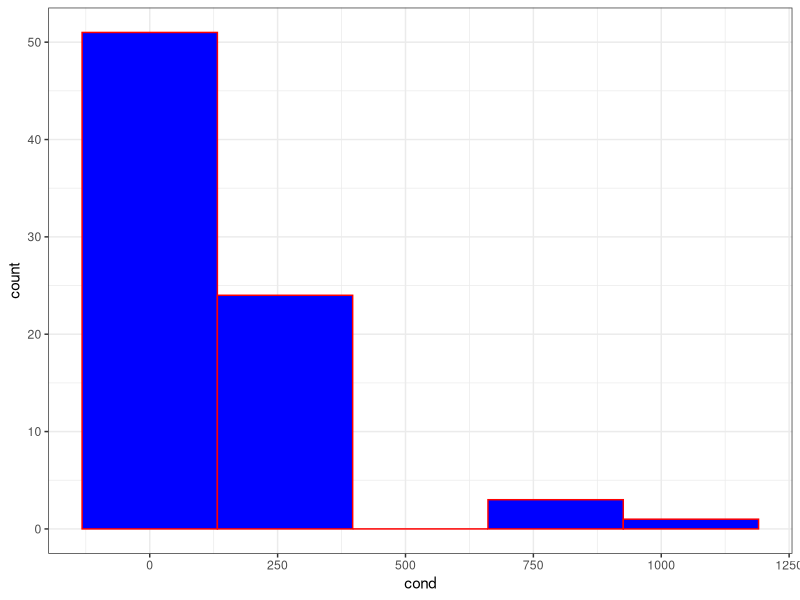

Source code (R): (Note: this script raises an error after producing the figure.)
# this script will create categorical measurements for Conductivity Variable

# Written by Abhi Mehrotra, June 30, 2021

# load required packages
if(!require(tidyverse))install.packages("tidyverse");library(tidyverse)

# load required data
sp1<-read.csv("01_odata/Miller_sponge data.csv")

# create histogram
p1<-ggplot(data=sp1)

(p1<-p1+
    geom_histogram(aes(cond),fill="blue",color="red", bins=5)+
    theme_bw())
  
# determine min, max, and mean values of Conductivity variable
  
min(sp2$cond, na.rm=TRUE)
  
max(sp2$cond, na.rm=TRUE)
  
mean(sp2$cond, na.rm=TRUE)

# create categorial variable
sp2<-sp1 %>%
  mutate(cond=as.numeric(cond),
         cond.cat = case_when(
           cond < 50 ~"Low Conductivity",
           cond >= 50 & cond < 300 ~"Moderately Low Conductivity",
           cond >= 300 & cond < 600  ~"Moderately High Conductivity",
           cond >= 600 & cond < 1000 ~"High Conductivity",
           cond >= 1000 ~"Extremely High Conductivity"))

# look at how many sites each sponge was found at within each category
sp2 <- sp2%>%
  mutate(efr2=ifelse(Efr==0,0,1),# first I'm creating a new variable that is 0 if the sponge wasn't found at a site and 1 if it was
         tl2=ifelse(Tl==0,0,1),
         th2=ifelse(Th==0,0,1))%>%
  group_by(cond.cat)%>%
  summarize(n.sites=n(),
            n.efr=sum(efr2,rm.na=T),# this gives me the total number of sites where Efr was found in each category of cond (because I grouped by my cond categorical variable)
            n.tl=sum(tl2,rm.na=T),
            th=sum(th2,rm.na=T))# the rm.na tells it to ignore NAs

# create bar graph with categorical variable for Efr
p2<-ggplot(data=sp2, aes(x=cond.cat, fill=n.efr)) +        
  geom_bar()

(p2<-p2+
    theme_bw()+
    theme(axis.text = element_text(size=8, color ="red"),
    panel.grid = element_blank()))
